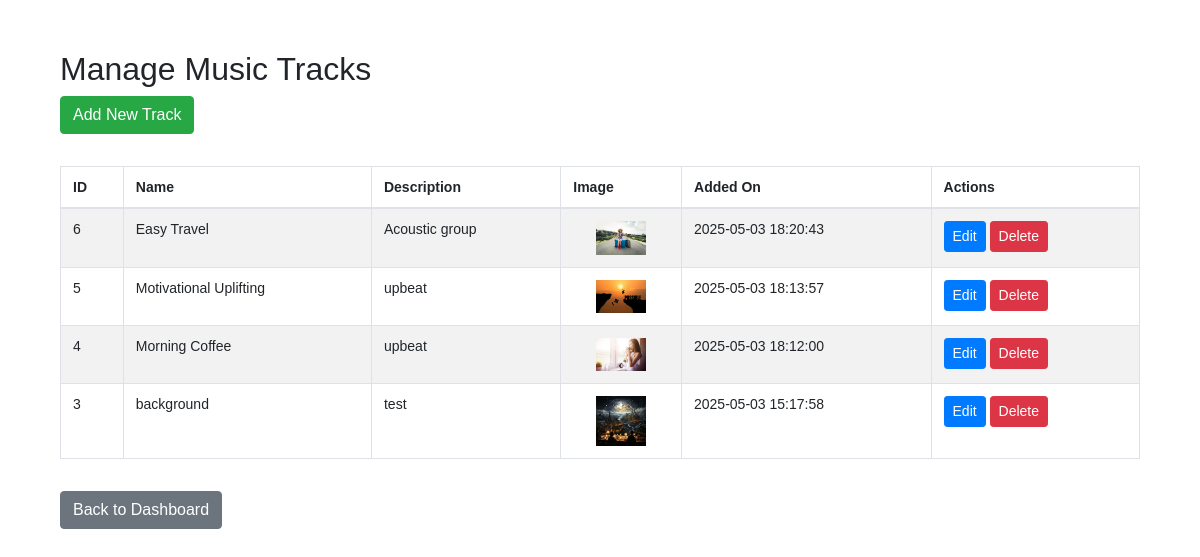
/shop/admin/tracks.php (signed in), run on the app's committed database.
### tables this page shows
CREATE TABLE IF NOT EXISTS `tracks` (
  `id` int NOT NULL AUTO_INCREMENT,
  `name` varchar(255) NOT NULL,
  `description` text,
  `file_name` varchar(255) DEFAULT NULL,
  `image_name` varchar(255) DEFAULT NULL,
  `created_at` timestamp NULL DEFAULT CURRENT_TIMESTAMP,
  PRIMARY KEY (`id`)
);

### shop/admin/tracks.php (the view, shortened to what this page needs)
<?php
require_once 'includes/db_connection.php';
$sql = "SELECT id, name, description, image_name, created_at FROM tracks ORDER BY created_at DESC";
$result = null;
if ($link === false) {
    $general_err = "Database connection error.";
} else {
    $result = mysqli_query($link, $sql);
}
?>
<!DOCTYPE html>
<html lang="en">
<head>
    <link rel="stylesheet" href="https://stackpath.bootstrapcdn.com/bootstrap/4.5.2/css/bootstrap.min.css">
</head>
<body>
    <div class="wrapper">
        <h2>Manage Music Tracks</h2>
        <p><a href="add_track.php" class="btn btn-success mb-3">Add New Track</a></p>
        <?php
        if ($result && mysqli_num_rows($result) > 0):
        ?>
            <table class="table table-bordered table-striped">
                <thead>
                    <tr>
                        <th>ID</th>
                        <th>Name</th>
                        <th>Description</th>
                        <th>Image</th>
                        <th>Added On</th>
                        <th>Actions</th>
                    </tr>
                </thead>
                <tbody>
                    <?php while($row = mysqli_fetch_assoc($result)): ?>
                    <tr>
                        <td><?php echo $row['id']; ?></td>
                        <td><?php echo htmlspecialchars($row['name']); ?></td>
                        <td><?php echo nl2br(htmlspecialchars($row['description'])); ?></td>
                        <td>
                            <?php
                            $image_src = '';
                            $image_found = false;
                            if (!empty($row['image_name'])) {
                                $server_image_path = UPLOAD_DIR_IMAGES . $row['image_name'];
                                if (file_exists($server_image_path)) {
                                    $public_image_url_path = '../images/tracks/';
                                    $image_src = $public_image_url_path . htmlspecialchars($row['image_name']);
                                    $image_found = true;
                                }
                            }
                            ?>
                            <?php if ($image_found): ?>
                                <img src="<?php echo $image_src; ?>" alt="<?php echo htmlspecialchars($row['name']); ?> Thumbnail" class="track-image">
                            <?php else: ?>
                                <div class="no-image-placeholder">No Image</div>
                            <?php endif; ?>
                        </td>
                        <td><?php echo $row['created_at']; ?></td>
                        <td>
                            <a href="edit_track.php?id=<?php echo $row['id']; ?>" class="btn btn-sm btn-primary">Edit</a>
                            <a href="delete_track.php?id=<?php echo $row['id']; ?>" class="btn btn-sm btn-danger" onclick="return confirm('Are you sure you want to delete this track?');">Delete</a>
                        </td>
                    </tr>
                    <?php endwhile; ?>
                </tbody>
            </table>
        <?php elseif ($result !== false):  ?>
            <p>No tracks found.</p>
        <?php endif; ?>
        <p><a href="index.php" class="btn btn-secondary mt-3">Back to Dashboard</a></p>
    </div>
</body>
</html>

### shop/admin/tracks.php (style rules this page uses)
body { font: 14px sans-serif; }
.wrapper { width: 90%; margin: auto; margin-top: 50px; }
table th, table td { vertical-align: middle; }
.track-image { width: 50px; height: auto; display: block; margin: auto; }

### data on the page
tracks: id "6", name "Easy Travel", description "Acoustic group", image_name (picture), created_at "2025-05-03 18:20:43"
tracks: id "5", name "Motivational Uplifting", description "upbeat", image_name (picture), created_at "2025-05-03 18:13:57"
tracks: id "4", name "Morning Coffee", description "upbeat", image_name (picture), created_at "2025-05-03 18:12:00"
tracks: id "3", name "background", description "test", image_name (picture), created_at "2025-05-03 15:17:58"
